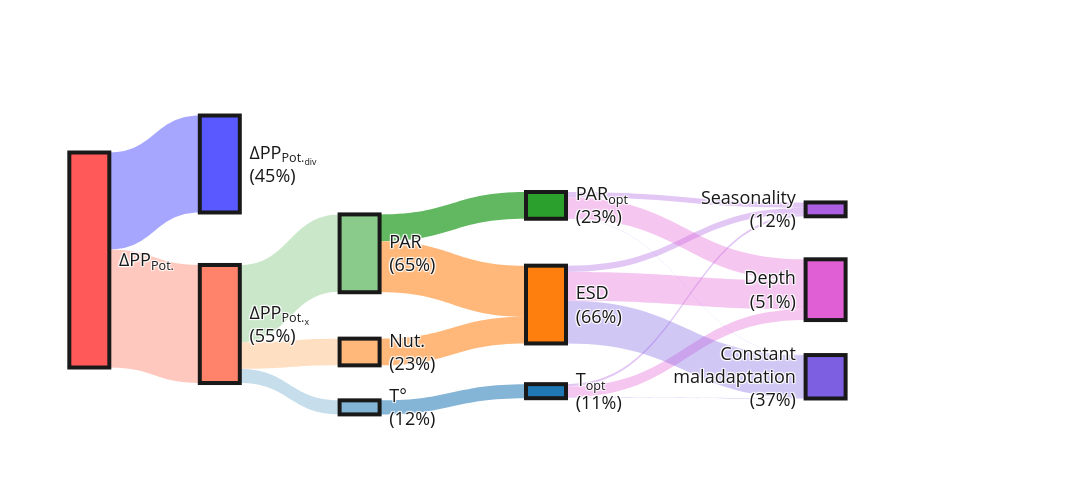

This figure's notebook cell:
### Code cell
col2 = ['#AD5FE1','#E15FD4','#7D5FE1']

vec = [np.array((val1[0], val1[1], val1[2]))[i] for i in [2,1,0]]/np.sum(val1)
y1  = [vec[0]/2]+[(np.sum(vec[:i+1])+np.sum(vec[:i+2]))/2 for i in np.arange(2)]
y1  = [y1[i] for i in [2,1,0]]
vec = [np.array((val0[0], val0[1], val0[2]))[i] for i in [2,1,0]]/np.sum(val0)
y2  = [vec[0]/2]+[(np.sum(vec[:i+1])+np.sum(vec[:i+2]))/2 for i in np.arange(2)]
y2  = [y2[i] for i in [2,1,0]]
vec = [np.array([np.sum(val2[i::4]/np.sum(val2)) for i in np.arange(4)])[i] for i in [0,1,2]]
y3  = [vec[0]/2]+[(np.sum(vec[:i+1])+np.sum(vec[:i+2]))/2 for i in np.arange(3)]
y3  = [y3[i] for i in [0,1,2]]

y1c = recenter(y1, target=0.6, scale=0.7)
y2c = recenter(y2, target=0.6, scale=0.7)
y3c = recenter(y3, target=0.6, scale=0.7)

contrib = np.array([val1/np.sum(val1),val0/np.sum(val1),np.array([np.sum(val2[i::3])/np.sum(val1) for i in range(3)])]).ravel()

# --- NOUVEAU : valeurs / apparence des deux nodes ajoutés ---
val_root   = [np.sum(val0), -DF_div_pop_zt[la,lo]-np.sum(val0)]      # <- valeur du lien "nouveau racine -> node0" et "nouveau racine -> node aligné"
contrib_root = -np.array(val_root)/DF_div_pop_zt[la,lo]
label_root = " ∆PP<sub>Pot.</sub> "      # <- à adapter
label_sib  = " ∆PP<sub>Pot.<sub>div</sub></sub> <br> ("+str(int(round(contrib_root[1]*100,0)))+"%) "  # <- à adapter
color_root = pastel('grey', 0.2, 1)   # <- à adapter
color_sib  = pastel('grey', 0.45, 1)  # <- à adapter
y_root     = 0.5    # position verticale du node tout à gauche
y_sib      = 0.2   # position verticale du node "frère" du node0 (à ajuster selon tes valeurs)
# --------------------------------------------------------------

fig = go.Figure(data=[go.Sankey(
    arrangement="snap",
    node = dict(
      pad = 35,
      thickness = 40,
      line = dict(color = pastel('black',0.1,1), width = 4),
      label = [" ∆PP<sub>Pot.<sub>x</sub></sub> <br> ("+str(int(round(contrib_root[0]*100,0)))+"%) "," T° <br> ("+str(int(round(contrib[0]*100,0)))+"%) ", " Nut. <br> ("+str(int(round(contrib[1]*100,0)))+"%) ", " PAR <br> ("+str(int(round(contrib[2]*100,0)))+"%) ", " T<sub>opt</sub> <br> ("+str(int(round(contrib[3]*100,0)))+"%) ", " ESD <br> ("+str(int(round(contrib[4]*100,0)))+"%) ", " PAR<sub>opt</sub> <br> ("+str(int(round(contrib[5]*100,0)))+"%) ", "Seasonality <br>("+str(int(round(contrib[6]*100,0)))+"%) ","Depth <br>("+str(int(round(contrib[7]*100,0)))+"%) ","Constant <br>maladaptation <br>("+str(int(round(contrib[8]*100,0)))+"%) ",label_root,label_sib],
      color = [pastel('tomato',0.2,1)]+[pastel(base_col[i], 0.45) for i in range(len(base_col))]+base_col+col2+[pastel('red',0.,alpha=0.65),pastel('blue',0.,alpha=0.65)],
      x = [0.15,0.3,0.3,0.3,0.5,0.5,0.5,0.8,0.8,0.8,0.01,0.15],
      y = [0.7]+y1c+y2c+y3c+[y_root, y_sib]
      ),
    link = dict(
      source = [10,10,0, 0, 0, 1, 2, 3, 3, 4, 4, 4, 5, 5, 5, 6, 6, 6],
      target = [ 0,11,1, 2, 3, 4, 5, 5, 6, 7, 8, 9, 7, 8, 9, 7, 8, 9],
      value  = val_root+[val1[0], val1[1], val1[2], val1[0], val1[1], val0[1]-val1[1], val0[2]]+val2,
      color  = [pastel('tomato',0.,0.35), pastel('blue',0.,alpha=0.35)]+[pastel(base_col[0], 0., alpha=0.25),pastel(base_col[1], 0., alpha=0.25),pastel(base_col[2], 0., alpha=0.25),
                pastel(base_col[0], 0., alpha=0.55),pastel(base_col[1], 0., alpha=0.55),pastel(base_col[1], 0., alpha=0.55),pastel(base_col[2], 0., alpha=0.75)]
               +[pastel(col2[0], 0.,alpha=0.35),pastel(col2[1], 0.,alpha=0.35),pastel(col2[2], 0.,alpha=0.35)]*3
               ,
      line = dict(color = pastel('black',0,0.), width = 0.25),
  ))])


fig.update_layout(font=dict(color=pastel('black',0.1,1)), font_size=18,width=1100,height=500)
fig.show()
fig.write_image("fig1.png",scale=6)

### Figure 1 — Plotly figure (JSON) as saved in the notebook; plotly's stock layout.template omitted (floating-point values rounded to 4 significant figures)
{"data": [{"arrangement": "snap", "link": {"color": ["rgba(255, 99, 71, 0.35)", "rgba(0, 0, 255, 0.35)", "rgba(31, 119, 180, 0.25)", "rgba(255, 127, 14, 0.25)", "rgba(44, 160, 44, 0.25)", "rgba(31, 119, 180, 0.55)", "rgba(255, 127, 14, 0.55)", "rgba(255, 127, 14, 0.55)", "rgba(44, 160, 44, 0.75)", "rgba(173, 95, 225, 0.35)", "rgba(225, 95, 212, 0.35)", "rgba(125, 95, 225, 0.35)", "rgba(173, 95, 225, 0.35)", "rgba(225, 95, 212, 0.35)", "rgba(125, 95, 225, 0.35)", "rgba(173, 95, 225, 0.35)", "rgba(225, 95, 212, 0.35)", "rgba(125, 95, 225, 0.35)"], "line": {"color": "rgba(0, 0, 0, 0.0)", "width": 0.25}, "source": [10, 10, 0, 0, 0, 1, 2, 3, 3, 4, 4, 4, 5, 5, 5, 6, 6, 6], "target": [0, 11, 1, 2, 3, 4, 5, 5, 6, 7, 8, 9, 7, 8, 9, 7, 8, 9], "value": [4.817, 3.957, 0.5732, 1.09, 3.154, 0.5732, 1.09, 2.084, 1.092, 0.09075, 0.4438, 0.0167, 0.2631, 1.164, 1.747, 0.2117, 0.8716, 0.008255]}, "node": {"color": ["rgba(255, 130, 107, 1)", "rgba(131, 180, 213, 1.0)", "rgba(255, 184, 122, 1.0)", "rgba(138, 202, 138, 1.0)", "#1f77b4", "#ff7f0e", "#2ca02c", "#AD5FE1", "#E15FD4", "#7D5FE1", "rgba(255, 0, 0, 0.65)", "rgba(0, 0, 255, 0.65)"], "label": [" ∆PP<sub>Pot.<sub>x</sub></sub> <br> (55%) ", " T° <br> (12%) ", " Nut. <br> (23%) ", " PAR <br> (65%) ", " T<sub>opt</sub> <br> (11%) ", " ESD <br> (66%) ", " PAR<sub>opt</sub> <br> (23%) ", "Seasonality <br>(12%) ", "Depth <br>(51%) ", "Constant <br>maladaptation <br>(37%) ", " ∆PP<sub>Pot.</sub> ", " ∆PP<sub>Pot.<sub>div</sub></sub> <br> (45%) "], "line": {"color": "rgba(25, 25, 25, 1)", "width": 4}, "pad": 35, "thickness": 40, "x": [0.15, 0.3, 0.3, 0.3, 0.5, 0.5, 0.5, 0.8, 0.8, 0.8, 0.01, 0.15], "y": [0.7, 0.9084, 0.7875, 0.4791, 0.9099, 0.6393, 0.3293, 0.3418, 0.5927, 0.7685, 0.5, 0.2]}, "type": "sankey"}], "layout": {"font": {"color": "rgba(25, 25, 25, 1)", "size": 18}, "height": 500, "width": 1100}}
